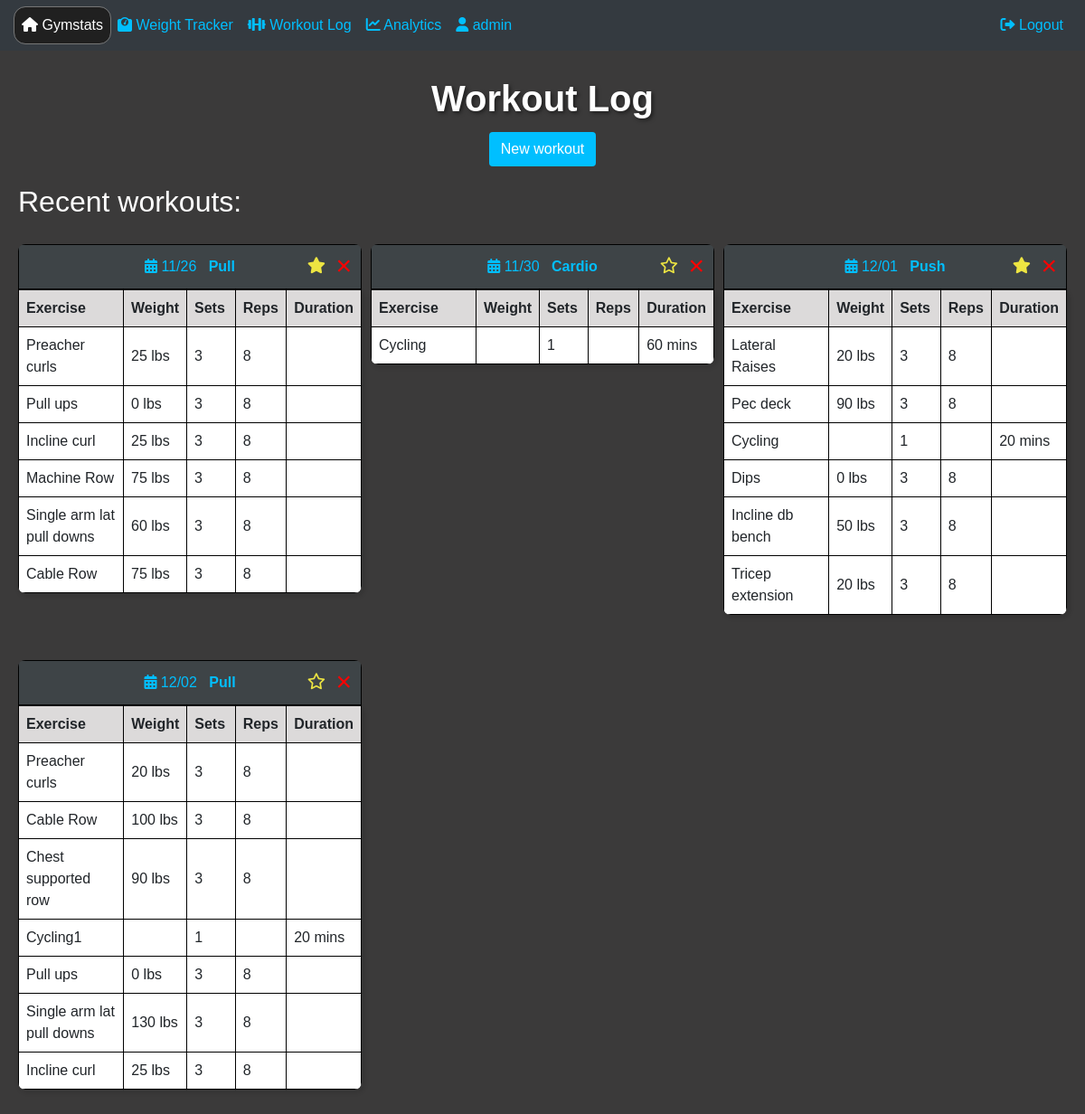
Page /workoutlog (signed in) on the committed database.
### website/models.py (models this page shows)
class User(db.Model, UserMixin):
    id = db.Column(db.Integer, primary_key=True)
    email = db.Column(db.String(150), unique=True)
    username = db.Column(db.String(150))
    password = db.Column(db.String(150))
    weightLog = db.relationship('Weight', backref='user', lazy='dynamic')
    workoutLog = db.relationship('Workout')
    user_info = db.relationship('UserInfo', backref='user', uselist=False)
    nutritionLog = db.relationship('FoodItem', backref='user', lazy='dynamic')

class Workout(db.Model):
    id = db.Column(db.Integer, primary_key=True)
    name = db.Column(db.String(50))
    date = db.Column(Date)
    isFavorited = db.Column(db.Boolean, default=False)
    user_id = db.Column(db.Integer, db.ForeignKey('user.id'))
    exercises = db.relationship(
        'Exercise',
        secondary=workout_exercise,
        backref=db.backref('workouts', lazy='dynamic'),
        lazy='dynamic'
    )

class Exercise(db.Model):
    id = db.Column(db.Integer, primary_key=True)
    name = db.Column(db.String(50))
    type = db.Column(db.String(20))
    weight = db.Column(db.Integer)
    sets = db.Column(db.Integer)
    reps = db.Column(db.Integer)

### website/views.py (the view, shortened to what this page needs)
@views.route('/workoutlog', methods=['GET', 'POST'])
@login_required
def workoutlog():
    sorted_workouts = sorted(current_user.workoutLog, key=attrgetter('date'))
    return render_template("workout_log.html", user=current_user, sorted_workouts=sorted_workouts)

### website/__init__.py (called while the page is built)
def create_app():
    app = Flask(__name__)
    app = Flask(__name__, static_url_path='/static')
    app.config['SECRET_KEY'] = '123'
    app.config['SQLALCHEMY_DATABASE_URI'] = f'sqlite:///{DB_NAME}'
    db.init_app(app)
    from .views import views
    from .auth import auth
    app.register_blueprint(views, url_prefix='/')
    app.register_blueprint(auth, url_prefix='/')
    from .models import User, Weight
    with app.app_context():
        db.create_all()
    login_manager =  LoginManager()
    login_manager.login_view = 'auth.login'
    login_manager.init_app(app)
    @login_manager.user_loader
    def load_user(id):
        return User.query.get(int(id))
    return app

### website/templates/workout_log.html (shortened to what this page needs)
{% extends "base.html" %}
{% block content %}
<br>
<head>
  <link rel="stylesheet" type="text/css" href="static/styles.css">
  <link href="https://cdnjs.cloudflare.com/ajax/libs/font-awesome/6.0.0-beta3/css/all.min.css" rel="stylesheet">
  <div class="header-container">
    <h1>Workout Log</h1>
  </div>
</head>
<body>
  <div class="centered-content">
    <button class="btn btn-custom" id="openModalButton"> New workout </button>
  </div>
  <div class="workout-log-page">
    <h2>Recent workouts:</h2>
    <div class="workout-wrapper">
      {% for workout in sorted_workouts %}
      <div class="table-container">
        <table id="exerciseTable" class="custom-table">
          <caption class="table-caption">
            <i class="fa-solid fa-calendar-days"></i>
            {{ workout.date.strftime("%m/%d") }}
            <b>{{ workout.name }}</b>
            <button class="favorite-button" onclick="toggleFavorite({{ workout.id }})">
              {% if workout.isFavorited %}
                <i class="fa-solid fa-star"></i>
              {% else %}
                <i class="fa-regular fa-star"></i>
              {% endif %}
            </button>
            <button class="delete-button" onclick="confirmDeleteWorkout({{ workout.id }})">&times;</button>
          </caption>
            <thead>
              <tr>
                <th>Exercise</th>
                <th>Weight</th>
                <th>Sets</th>
                <th>Reps</th>
                <th>Duration</th>
              </tr>
            </thead>
            <tbody id="exerciseTableBody">
            {% for exercise in workout.exercises %}
              <tr>
                  <td>{{ exercise.name }}</td>
                    {% if exercise.type == 'weightTraining' %}
                      <td>{{ exercise.weight }} lbs</td>
                      <td>{{ exercise.sets }}</td>
                      <td>{{ exercise.reps }}</td>
                      <td></td>
                    {% endif %}
                    {% if exercise.type == 'cardio' %}
                      <td></td>
                      <td>{{ exercise.sets }}</td>
                      <td></td>
                      <td>{{ exercise.reps }} mins</td>
                    {% endif %}
              </tr>
            {% endfor %}
            </tbody>
          </table>
      </div>
      {% endfor %}
    </div>
  <br>
  </div>
</body>
{% endblock %}

### website/templates/base.html (shortened to what this page needs)
<!DOCTYPE html>
<html>
  <head>
    <link rel="stylesheet" type="text/css" href="static/styles.css">
    <link
      rel="stylesheet"
      href="https://stackpath.bootstrapcdn.com/bootstrap/4.4.1/css/bootstrap.min.css"
    />
    <link
      rel="stylesheet"
      href="https://stackpath.bootstrapcdn.com/font-awesome/4.7.0/css/font-awesome.min.css"
    />
    <link href="https://cdnjs.cloudflare.com/ajax/libs/font-awesome/6.0.0-beta3/css/all.min.css" rel="stylesheet">
  </head>
  <body>
    <nav class="navbar navbar-expand-lg navbar-dark bg-dark">
      <div class="collapse navbar-collapse" id="navbar">
        <div class="navbar-nav">
          {% if user.is_authenticated %}
          <a class="nav-item nav-link" id="home" href="/">
            <i class="fa-solid fa-house"></i>
            <span class="text-highlight">Gymstats</span>
          </a>
          <a class="nav-item nav-link" id="weighttracker" href="/weighttracker">
            <i class="fa-solid fa-weight-scale"></i>
            Weight Tracker
          </a>
          <a class="nav-item nav-link" id="workoutlog" href="/workoutlog">
            <i class="fa-solid fa-dumbbell"></i>
            Workout Log
          </a>
          <a class="nav-item nav-link" id="analytics" href="/analytics">
            <i class="fa-solid fa-chart-line"></i>
            Analytics
          </a>
          <a class="nav-item nav-link" id="profile" href="/profile">
            <i class="fa-solid fa-user"></i> {{ user.username }}
          </a>
          {% endif %}
        </div>
        <div class="navbar-nav ml-auto">
          {% if user.is_authenticated %}
          <a class="nav-item nav-link" id="logout" href="/logout">
            <i class="fa-solid fa-right-from-bracket"></i>
            Logout
          </a>
          {% endif %}
        </div>
      </div>
    </nav>
    <div class="content-container">{% block content %} {% endblock %}</div>
  </body>
</html>

### website/static/styles.css (style rules this page uses)
#home { color: white; background-color: #202020; border-radius: 12px; outline: .5px solid rgb(118, 118, 118); }
h1 { text-align: center; color: white; text-decoration-thickness: 2px; font-weight: bold; text-shadow: 2px 2px 4px rgba(0, 0, 0, 0.5); }
h2 { color: white; }
.header-container { max-width: 400px; margin: 0 auto; padding: 5px; border-radius: 10px; }
body { background-color: rgb(59, 58, 58); background-size: cover; font-family: Optima, sans-serif; }
.navbar .navbar-nav .nav-item.nav-link { color: #00bfff; }
.workout-wrapper { display: flex; flex-wrap: wrap; justify-content: space-between; }
.workout-log-page { padding: 20px; }
.centered-content { text-align: center; }
.btn-custom { background-color: #00bfff; color: white; }
#exerciseTable th { background-color: #dcdada; border: 1px solid #000000; padding: 8px; text-align: left; }
#exerciseTable th:nth-child(1) { width: 40%; }
#exerciseTable th:nth-child(2), #exerciseTable th:nth-child(3), #exerciseTable th:nth-child(4) { width: 15%; }
.workout-wrapper { display: grid; grid-template-columns: repeat(auto-fill, minmax(28%, 1fr)); gap: 10px; }
.table-container { position: relative; display: inline-block; margin-bottom: 20px; }
#exerciseTableBody td { border: 1px solid #000000; padding: 8px; background-color: white; }
.custom-table { border-collapse: collapse; width: 100%; margin-top: 20px; box-sizing: border-box; border-radius: 8px; overflow: hidden; box-shadow: 2px 2px 4px 2px rgba(0, 0, 0, 0.1); }
.table-caption { text-align: center; caption-side: top; background-color: #3e4447; border: 1px solid black; color: #00bfff; }
#exerciseTable { width: 100%; border-collapse: collapse; }
.favorite-button { background-color: transparent; border: none; color: rgb(237, 229, 66); cursor: pointer; font-size: 18px; position: absolute; top: 30px; right: 34px; }
.delete-button { background-color: transparent; border: none; color: red; cursor: pointer; font-size: 30px; position: absolute; top: 20px; right: 5px; }

### rows in the picture
User: username "admin"
Workout: date "11/26", name "Pull", isFavorited True (drawn)
Exercise: name "Preacher curls", weight "25", sets "3", reps "8"
Exercise: name "Pull ups", weight "0", sets "3", reps "8"
Exercise: name "Incline curl", weight "25", sets "3", reps "8"
Exercise: name "Machine Row", weight "75", sets "3", reps "8"
Exercise: name "Single arm lat pull downs", weight "60", sets "3", reps "8"
Exercise: name "Cable Row", weight "75", sets "3", reps "8"
Workout: date "11/30", name "Cardio", isFavorited False (drawn)
Exercise: name "Cycling", sets "1", reps "60"
Workout: date "12/01", name "Push", isFavorited True (drawn)
Exercise: name "Lateral Raises", weight "20", sets "3", reps "8"
Exercise: name "Pec deck", weight "90", sets "3", reps "8"
Exercise: name "Cycling", sets "1", reps "20"
Exercise: name "Dips", weight "0", sets "3", reps "8"
Exercise: name "Incline db bench", weight "50", sets "3", reps "8"
Exercise: name "Tricep extension", weight "20", sets "3", reps "8"
Workout: date "12/02", name "Pull", isFavorited False (drawn)
Exercise: name "Preacher curls", weight "20", sets "3", reps "8"
Exercise: name "Cable Row", weight "100", sets "3", reps "8"
Exercise: name "Chest supported row", weight "90", sets "3", reps "8"
Exercise: name "Cycling1", sets "1", reps "20"
Exercise: name "Pull ups", weight "0", sets "3", reps "8"
Exercise: name "Single arm lat pull downs", weight "130", sets "3", reps "8"
Exercise: name "Incline curl", weight "25", sets "3", reps "8"
